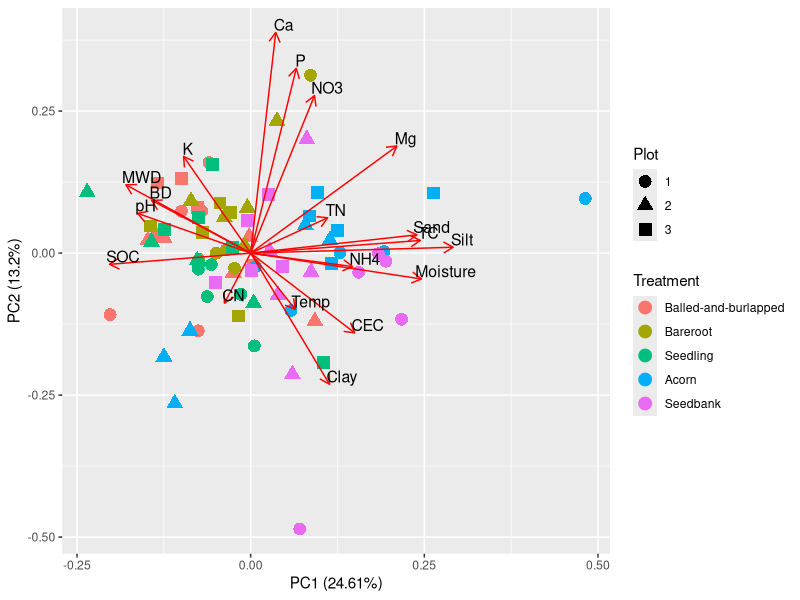

This chart was generated by the following R code: (Note: this script raises an error after producing the figure.)
library(ggplot2)
library(ggfortify)
library(patchwork)

## read in all soil data
soil.dat = read.table("All_Soil_Data_2023.csv", header=T, sep=",")
colnames(soil.dat) = tolower(colnames(soil.dat))

# treatment names
trts = c("A","B","C","D","E","R")
trt.names = c("Balled-and-burlapped","Bareroot","Seedling","Acorn","Seedbank","Reference")

# labels
ag.cols = c("fpom","g475mm","g2mm","g250um","g53um","l53um","mwd")
meq.cols = c("k.meq","ca.meq","mg.meq","h.meq")

# update column names
colnames(soil.dat) = tolower(colnames(soil.dat))
colnames(soil.dat) = c("plot","trt","trt.full","num","quad",
                       "temp","gmoist","vmoist","bd",
                       "n","c","cn","sand","silt","clay",
                       "ph","p","k","ca","mg","som",
                       "no3","nh4","cec",
                       meq.cols,"pom",ag.cols)

# MWD & no ref
soil.dat$soc = 0.5*soil.dat$som
pc.dat = soil.dat[-which(soil.dat$trt=="R"),-which(colnames(soil.dat) %in% c(ag.cols[1:6],"som","pom","vmoist",meq.cols))]
colnames(pc.dat)[6:24] = c("Temp","Moisture","BD","TN","TC","CN",
                           "Sand","Silt","Clay","pH","P","K","Ca",
                           "Mg","NO3","NH4","CEC","MWD","SOC")
pca.all = prcomp(~ SOC+TC+TN+CN+MWD+CEC+Sand+Silt+Clay+pH+P+K+Ca+Mg+NO3+NH4+BD+Moisture+Temp, 
                 data=pc.dat, scale=T, center=T)
pc.dat$trt.full = factor(pc.dat$trt.full, levels=trt.names)
pc.dat$num = factor(pc.dat$num)
autoplot(pca.all, x=1, y=2, data=pc.dat, 
         loadings=T, loadings.label=T, size=4, loadings.label.colour='black',
         col="trt.full", shape="num", loadings.label.size=4, 
         loadings.label.vjust = -0.15, loadings.label.hjust = 0.1) +
         labs(color="Treatment", shape="Plot")

autoplot(pca.all, x=2, y=3, data=all.dat[-which(all.dat$trt=="R"),], 
         loadings=T, loadings.label=T, size=4, loadings.label.colour='black',
         col="trt.full", shape="num", loadings.label.size=5, 
         loadings.label.vjust = -0.15, loadings.label.hjust = 0.1) +
         labs(color="Treatment", shape="Plot")
p1 + p2
summary(pca.all)
pca.all$rotation[,1:5]

sort(pca.all$rotation[,1]) # Silt/BD - SOM/CEC
sort(pca.all$rotation[,2]) # Sand - Silt - Clay/P
sort(pca.all$rotation[,3]) # Clay/sand - CEC/Silt

# Extract the eigenvalues from the PCA object
eigenvalues <- pca.all$sdev^2

# Percentage of variance explained
plot(eigenvalues/sum(eigenvalues), type = "b",
     xlab = "Principal Component",
     ylab = "Percentage of Variance Explained", ylim=c(0,0.2))
#abline(v = 2, col = "red")


round(eigenvalues/sum(eigenvalues)*100,2)
round(cumsum(eigenvalues/sum(eigenvalues)*100),2)

################################################################################
### simple Bayes models: SOM ~ All other vars ----

# put simple dfs into lists
lm.lists = list()
xvars = c("MWD","g475mm","g2mm","g250um","g53um","l53um",     
          "temp","gmoist","bd","sand","silt","clay","ph",
          "no3","nh4","p","k","ca","mg","cec")
xvar.labs = c("MWD",">4.75mm",">2mm",">250um",">53um","<53um",     
              "Temperature","Gravimetric moisture","Bulk density",
              "Sand","Silt","Clay","pH",
              "NO3","NH4","P","K","Ca","Mg","CEC")
n.xv = length(xvars)
all.dat$tid = as.numeric(factor(all.dat$trt))
all.dat$pid = as.numeric(factor(all.dat$num))
for (i in 1:n.xv) {
  x = xvars[i]
  all.x = as.numeric(unlist(all.dat[,x]))
  d.x = list(tid = as.integer(all.dat$tid),
             pid = as.integer(all.dat$pid),
             som = log(all.dat$som/mean(all.dat$som)),
             x = log(all.x/mean(all.x)))
  hist(log(all.x/mean(all.x)), main=x)
  lm.lists[[x]] = d.x
}

# fit model for each x var
lm.mods1 = list()
for (i in 3:n.xv) {
  x = xvars[i]
  m.x = ulam(alist(som ~ normal(mu, sigma),
                   mu <- a + ga[tid] + (b + gb[tid])*x,
                   a ~ dnorm(0, 1),
                   ga[tid] ~ dnorm(0, 1),
                   b ~ dnorm(0, 1),
                   gb[tid] ~ dnorm(0, 1),
                   sigma ~ dexp(1)),
             data=lm.lists[[x]], chains=1, log_lik=T)
  lm.mods1[[x]] = m.x
}

# evaluate model goodness of fit
som.df.waic = compare(lm.mods1$g475mm,lm.mods1$g2mm,lm.mods1$g250um,lm.mods1$g53um,lm.mods1$l53um,lm.mods1$MWD,
                      lm.mods1$temp,lm.mods1$gmoist,lm.mods1$ph,lm.mods1$bd,lm.mods1$sand,lm.mods1$silt,lm.mods1$clay,
                      lm.mods1$no3,lm.mods1$nh4,lm.mods1$p,lm.mods1$k,lm.mods1$ca,lm.mods1$mg,lm.mods1$cec)
som.df.waic$var = c("k","mg","nh4","p","bd","ph","temp","silt","sand","cec","no3","ca","gmoist",
                    "g250um","g475mm","l53um","g2mm","clay","MWD","g53um")
som.df.waic$var = factor(som.df.waic$var, levels=som.df.waic$var)
ggplot(som.df.waic, aes(y=var, x=WAIC)) + 
       geom_point() + 
       geom_errorbar(aes(y=var, xmin=WAIC-SE, xmax=WAIC+SE), width=.1, position=position_dodge(width=0.5))

# make plot of effects
all.ga = data.frame(matrix(nrow=0, ncol=7))
all.gb = data.frame(matrix(nrow=0, ncol=7))
colnames(all.ga) = c("mean","25%","75%","5%","95%","trt","var")
colnames(all.gb) = c("mean","25%","75%","5%","95%","trt","var")

for (i in 1:n.xv) {
  ga.df.50 = precis(lm.mods1[[xvars[i]]], depth=2, prob=0.50)[1:7,]
  ga.df.50[2:7,"mean"] = ga.df.50[1,"mean"] + ga.df.50[2:7,"mean"]
  ga.df.90 = precis(lm.mods1[[xvars[i]]], depth=2, prob=0.90)[1:7,]
  ga.df.90[2:7,"mean"] = ga.df.90[1,"mean"] + ga.df.90[2:7,"mean"]
  gb.df.50 = precis(lm.mods1[[xvars[i]]], depth=2, prob=0.50)[8:14,]
  gb.df.50[2:7,"mean"] = gb.df.50[1,"mean"] + gb.df.50[2:7,"mean"]
  gb.df.90 = precis(lm.mods1[[xvars[i]]], depth=2, prob=0.90)[8:14,]
  gb.df.90[2:7,"mean"] = gb.df.90[1,"mean"] + gb.df.90[2:7,"mean"]
  ga.df.90$var = xvar.labs[i]
  gb.df.90$var = xvar.labs[i]
  ga.df.90$trt = c("Overall",trt.names)
  gb.df.90$trt = c("Overall",trt.names)
  ga.df = cbind(ga.df.50[,c("mean","25%","75%")], ga.df.90[,c("5%","95%","trt","var")])
  gb.df = cbind(gb.df.50[,c("mean","25%","75%")], gb.df.90[,c("5%","95%","trt","var")])
  all.ga = rbind(all.ga, ga.df)
  all.gb = rbind(all.gb, gb.df)
}

all.gb$trt = factor(all.gb$trt, levels=c("Overall",trt.names))
ggplot(all.gb, aes(y=trt, x=mean)) + 
       geom_point() +
       geom_errorbar(aes(xmin=`5%`,xmax=`95%`), width=.3, color="black") +
       geom_errorbar(aes(xmin=`25%`,xmax=`75%`), width=.3, color="blue") +
       facet_wrap(.~factor(var, levels=xvar.labs), scales="free_x") + 
       xlim(c(-2.18,2.18)) +
       labs(x="Effect size", y="") +
       theme(legend.title = element_blank()) 

# plot results v. som
n = 200
df.all = data.frame(matrix(nrow=0, ncol=6))
colnames(df.all) = c("var","x","trt","mu","lb","ub")
for (j in 1:n.xv) {
  x = xvars[j]
  x.seq = seq(min(lm.lists[[x]]$x), max(lm.lists[[x]]$x), length.out=n)
  for (i in 1:6) {
    df.t = data.frame(matrix(nrow=n, ncol=6))
    colnames(df.t) = c("var","x","trt","mu","lb","ub")
    df.t$var = xvar.labs[j]
    df.t$x = x.seq
    df.t$trt = trt.names[i]
    l.t <- link( lm.mods1[[x]] , data=list( tid=rep(i, n), x=x.seq ) )
    mu.t = apply( l.t , 2 , mean )
    ci.t <- apply( l.t , 2 , HPDI, prob=0.50)
    df.t$mu = mu.t
    df.t$lb = ci.t[1,]
    df.t$ub = ci.t[2,]
    df.all = rbind(df.all, df.t)
  }
  post <- extract.samples(lm.mods1[[x]], 1000)
  df.net = data.frame(matrix(nrow=n, ncol=6))
  colnames(df.net) = c("var","x","trt","mu","lb","ub")
  df.net$var = xvar.labs[j]
  df.net$x = x.seq
  df.net$trt = "Overall"
  for (k in 1:n) {
    net.pred = post$a + post$b*x.seq[k]
    df.net[k,"mu"] = apply( net.pred , 2 , mean )
    ci.net <- apply( net.pred , 2 , HPDI, prob=0.50)
    df.net[k,"lb"] = as.numeric(ci.net[1,])
    df.net[k,"ub"] = as.numeric(ci.net[2,])
  }
  df.all = rbind(df.all, df.net)
}
sort(unique(df.all$var))
par(mfrow=c(1,1))
df.all$var = factor(df.all$var, levels=xvar.labs)
df.all$trt = factor(df.all$trt, levels=c(trt.names,"Overall"))
ggplot(df.all, aes(x=x, y=mu, fill=trt, color=trt)) + geom_line() +
       geom_ribbon(aes(ymin=lb,ymax=ub),alpha=0.1,linewidth=0) +
       facet_wrap(.~var, scales="free")

# SOM v. aggregate
ag.vars = c("MWD","g475mm","g2mm","g250um","g53um","l53um")
ag.df = df.all[which(df.all$var %in% ag.vars),]
ag.df$trt = factor(ag.df$trt, levels=trt.names)
ggplot(ag.df, aes(x=x, y=mu, fill=trt, color=trt)) + geom_line() +
       geom_ribbon(aes(ymin=lb,ymax=ub),alpha=0.1,linewidth=0) +
       facet_wrap(.~var, scales="free", ncol=3) +
       theme(legend.title = element_blank())

# SOM v. all other variables
nonag.df = df.all[-which(df.all$var %in% ag.vars),]
nonag.df$trt = factor(nonag.df$trt, levels=trt.names)
ggplot(nonag.df, aes(x=x, y=mu, fill=trt, color=trt)) + geom_line() +
  geom_ribbon(aes(ymin=lb, ymax=ub),alpha=0.1,linewidth=0) +
  facet_wrap(.~var, scales="free", ncol=4) +
  theme(legend.title = element_blank())
